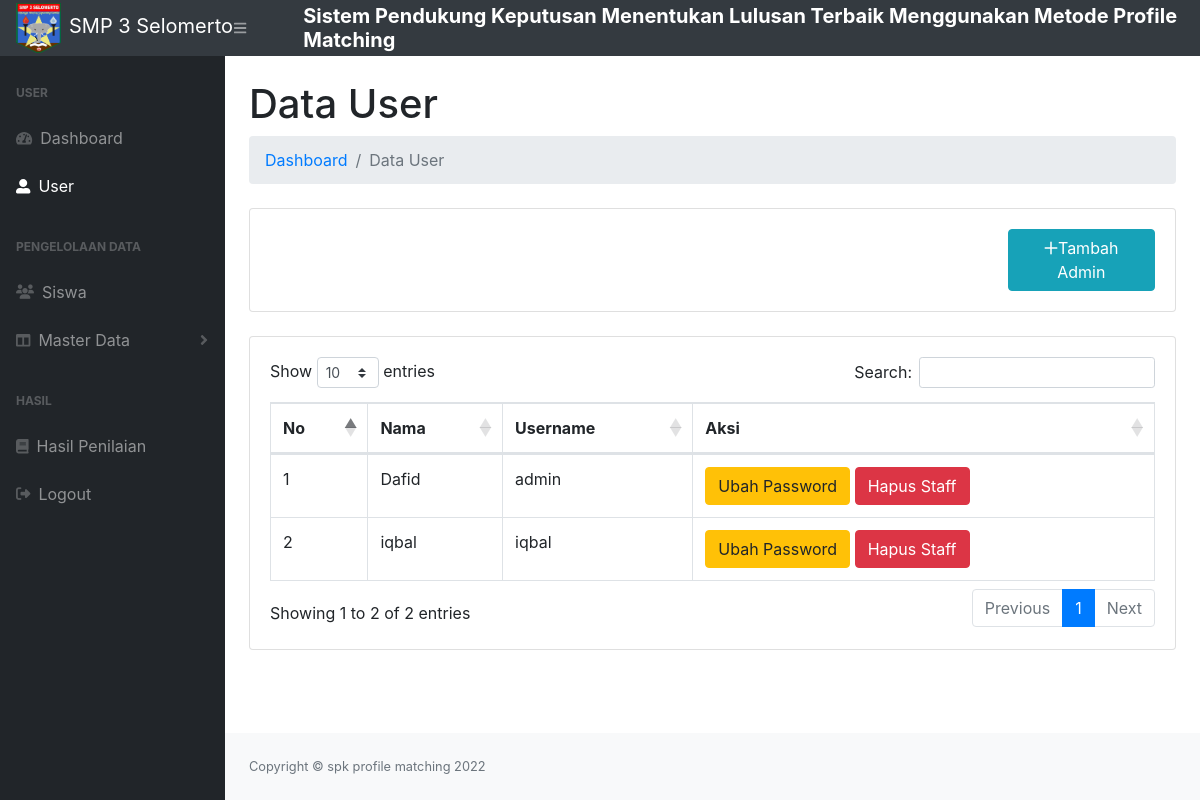
The page /admin.php (signed in) on the database its author committed.
### tables this page shows
CREATE TABLE `user` (
  `id_user` int(11) NOT NULL,
  `nama_user` varchar(100) NOT NULL,
  `username` varchar(100) NOT NULL,
  `password` varchar(100) NOT NULL
);

### admin.php (the view, shortened to what this page needs)
<?php
    include 'db.php';
?>
<!DOCTYPE html>
<html lang="en">
    <head>
        <link href="css/styles.css" rel="stylesheet" />
        <link href="https://cdn.datatables.net/1.10.20/css/dataTables.bootstrap4.min.css" rel="stylesheet" />
    </head>
    <body class="sb-nav-fixed">
        <nav class="sb-topnav navbar navbar-expand navbar-dark bg-dark">
            <a class="navbar-brand" href="index.php"><img src="img/logo.png" alt="image" height="50" width="45" class="mr-2">SMP 3 Selomerto</a>
            <button class="btn btn-link btn-sm order-1 order-lg-0" id="sidebarToggle" href="#"><i class="fas fa-bars"></i></button>
            <h5 class="mt-2 ml-5 text-white"><strong>Sistem Pendukung Keputusan Menentukan Lulusan Terbaik Menggunakan Metode Profile Matching</strong></h5>
        </nav>
        <div id="layoutSidenav">
            <div id="layoutSidenav_nav">
            <nav class="sb-sidenav accordion sb-sidenav-dark" id="sidenavAccordion">
                    <div class="sb-sidenav-menu">
                        <div class="nav">
                            <div class="sb-sidenav-menu-heading">User</div>
                            <a class="nav-link" href="index.php">
                                <div class="sb-nav-link-icon"><i class="fas fa-tachometer-alt"></i></div>
                                Dashboard
                            </a>
                            <a class="nav-link" href="admin.php">
                                <div class="sb-nav-link-icon"><i class="fas fa-user-alt"></i></div>
                                User
                            </a>
                            <div class="sb-sidenav-menu-heading">Pengelolaan Data</div>
                            <a class="nav-link" href="siswa.php">
                                <div class="sb-nav-link-icon"><i class="fa-sharp fa-solid fa-users"></i></div>
                                Siswa
                            </a>
                            <a class="nav-link collapsed" href="#" data-toggle="collapse" data-target="#collapseLayouts" aria-expanded="false" aria-controls="collapseLayouts">
                                <div class="sb-nav-link-icon"><i class="fas fa-columns"></i></div>
                                Master Data
                                <div class="sb-sidenav-collapse-arrow"><i class="fas fa-angle-down"></i></div>
                            </a>
                            <div class="sb-sidenav-menu-heading">Hasil</div>
                            <a class="nav-link" href="hasil.php">
                                <div class="sb-nav-link-icon"><i class="fas fa-book"></i></div>
                                Hasil Penilaian
                            </a>
                            <a class="nav-link" href="logout.php">
                                <div class="sb-nav-link-icon"><i class="fa-solid fa-right-from-bracket"></i></div>
                                Logout
                            </a>
                        </div>
                    </div>
                </nav>
            </div>
            <div id="layoutSidenav_content">
                <main>
                    <div class="container-fluid">
                        <h1 class="mt-4">Data User </h1>
                        <ol class="breadcrumb mb-4">
                            <li class="breadcrumb-item"><a href="index.php">Dashboard</a></li>
                            <li class="breadcrumb-item active">Data User</li>
                        </ol>
                        <div class="card mb-4">
                            <div class="card-body d-flex flex-row-reverse">
                            <button  data-toggle="modal" data-target="#myModal" class="btn btn-info col-md-2"><i class="fa-regular fa-plus "></i>Tambah Admin</button>
                            </div>
                        </div>
                        <div class="card mb-4">
                            <div class="card-body">
                                <div class="table-responsive">
                                    <table class="table table-bordered" id="dataTable" width="100%" cellspacing="0">
                                        <thead>
                                            <tr>
                                                <th>No</th>
                                                <th>Nama</th>
                                                <th>Username</th>
                                                <th>Aksi</th>
                                            </tr>
                                        </thead>
                                        <tbody>
                                            <?php
                                                $admin = mysqli_query($conn, "SELECT*FROM user ");
                                                $no =1;
                                                while ($a = mysqli_fetch_assoc($admin)) {
                                                    $name = $a['nama_user'];
                                                    $user = $a['username'];
                                            ?>
                                            <tr>
                                                <td><?= $no++ ?></td>
                                                <td><?= $name?></td>
                                                <td><?= $user?></td>
                                                <td>
                                                    <form method="post">
                                                        <input type="button" class="btn btn-warning" data-toggle="modal" data-target="#staff<?php echo $a['id_user'];?>" value="Ubah Password" \>
                                                        <input data-toggle="modal" data-target="#hapus<?php echo $a['id_user'];?>" type="button" class="btn btn-danger" value="Hapus Staff" \>
                                                    </form>
                                                </td>
                                            </tr>
                                            <?php
                                                }
                                            ?>
                                        </tbody>
                                    </table>
                                </div>
                            </div>
                        </div>
                    </div>
                </main>
                <footer class="py-4 bg-light mt-auto">
                    <div class="container-fluid">
                        <div class="d-flex align-items-center justify-content-between small">
                            <div class="text-muted">Copyright &copy; spk profile matching 2022</div>
                        </div>
                    </div>
                </footer>
            </div>
        </div>
    </body>
</html>

### rows shown on the page
user: nama_user "Dafid", username "admin"
user: nama_user "iqbal", username "iqbal"
